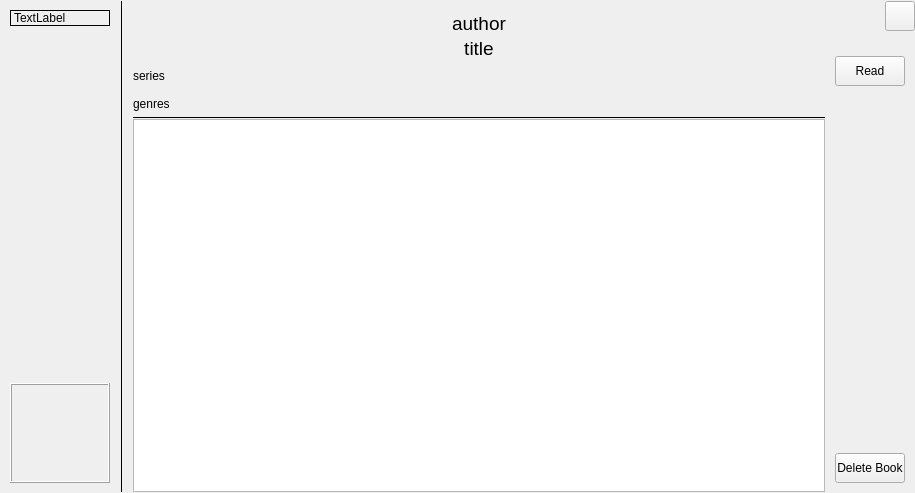
<?xml version="1.0" encoding="UTF-8"?>
<ui version="4.0">
 <class>BookPage</class>
 <widget class="QMainWindow" name="BookPage">
  <property name="geometry">
   <rect>
    <x>0</x>
    <y>0</y>
    <width>915</width>
    <height>493</height>
   </rect>
  </property>
  <property name="windowTitle">
   <string>MainWindow</string>
  </property>
  <widget class="QWidget" name="centralwidget">
   <layout class="QGridLayout" name="gridLayout" columnstretch="0,0,1,1,0" columnminimumwidth="0,0,1,0,0">
    <property name="leftMargin">
     <number>0</number>
    </property>
    <property name="topMargin">
     <number>1</number>
    </property>
    <property name="rightMargin">
     <number>0</number>
    </property>
    <property name="bottomMargin">
     <number>1</number>
    </property>
    <property name="horizontalSpacing">
     <number>0</number>
    </property>
    <item row="0" column="2">
     <widget class="Line" name="leftLine">
      <property name="frameShadow">
       <enum>QFrame::Plain</enum>
      </property>
      <property name="midLineWidth">
       <number>0</number>
      </property>
      <property name="orientation">
       <enum>Qt::Vertical</enum>
      </property>
     </widget>
    </item>
    <item row="0" column="4">
     <layout class="QVBoxLayout" name="ButtonBlock">
      <property name="spacing">
       <number>15</number>
      </property>
      <property name="leftMargin">
       <number>0</number>
      </property>
      <property name="topMargin">
       <number>0</number>
      </property>
      <property name="rightMargin">
       <number>0</number>
      </property>
      <item>
       <layout class="QHBoxLayout" name="horizontalLayout_2">
        <property name="spacing">
         <number>0</number>
        </property>
        <property name="bottomMargin">
         <number>0</number>
        </property>
        <item>
         <spacer name="horizontalSpacer">
          <property name="orientation">
           <enum>Qt::Horizontal</enum>
          </property>
          <property name="sizeType">
           <enum>QSizePolicy::MinimumExpanding</enum>
          </property>
          <property name="sizeHint" stdset="0">
           <size>
            <width>0</width>
            <height>20</height>
           </size>
          </property>
         </spacer>
        </item>
        <item>
         <widget class="QPushButton" name="exit_button">
          <property name="minimumSize">
           <size>
            <width>30</width>
            <height>30</height>
           </size>
          </property>
          <property name="maximumSize">
           <size>
            <width>30</width>
            <height>30</height>
           </size>
          </property>
          <property name="text">
           <string/>
          </property>
         </widget>
        </item>
       </layout>
      </item>
      <item>
       <layout class="QVBoxLayout" name="VerticalButtonBlock">
        <property name="spacing">
         <number>0</number>
        </property>
        <property name="topMargin">
         <number>10</number>
        </property>
        <property name="rightMargin">
         <number>10</number>
        </property>
        <property name="bottomMargin">
         <number>9</number>
        </property>
        <item>
         <widget class="QPushButton" name="startReading">
          <property name="minimumSize">
           <size>
            <width>70</width>
            <height>30</height>
           </size>
          </property>
          <property name="maximumSize">
           <size>
            <width>70</width>
            <height>30</height>
           </size>
          </property>
          <property name="text">
           <string>Read</string>
          </property>
         </widget>
        </item>
        <item>
         <spacer name="verticalSpacer_2">
          <property name="orientation">
           <enum>Qt::Vertical</enum>
          </property>
          <property name="sizeHint" stdset="0">
           <size>
            <width>20</width>
            <height>40</height>
           </size>
          </property>
         </spacer>
        </item>
        <item>
         <widget class="QPushButton" name="deleteBook">
          <property name="minimumSize">
           <size>
            <width>70</width>
            <height>30</height>
           </size>
          </property>
          <property name="maximumSize">
           <size>
            <width>70</width>
            <height>30</height>
           </size>
          </property>
          <property name="text">
           <string>Delete Book</string>
          </property>
         </widget>
        </item>
       </layout>
      </item>
     </layout>
    </item>
    <item row="0" column="0">
     <layout class="QVBoxLayout" name="ImageBlock">
      <property name="spacing">
       <number>0</number>
      </property>
      <property name="leftMargin">
       <number>10</number>
      </property>
      <property name="topMargin">
       <number>9</number>
      </property>
      <property name="rightMargin">
       <number>10</number>
      </property>
      <property name="bottomMargin">
       <number>9</number>
      </property>
      <item>
       <widget class="QLabel" name="Image">
        <property name="sizePolicy">
         <sizepolicy hsizetype="Preferred" vsizetype="Preferred">
          <horstretch>2</horstretch>
          <verstretch>0</verstretch>
         </sizepolicy>
        </property>
        <property name="minimumSize">
         <size>
          <width>0</width>
          <height>0</height>
         </size>
        </property>
        <property name="maximumSize">
         <size>
          <width>200</width>
          <height>300</height>
         </size>
        </property>
        <property name="frameShape">
         <enum>QFrame::Box</enum>
        </property>
        <property name="text">
         <string>TextLabel</string>
        </property>
       </widget>
      </item>
      <item>
       <spacer name="verticalSpacer">
        <property name="orientation">
         <enum>Qt::Vertical</enum>
        </property>
        <property name="sizeHint" stdset="0">
         <size>
          <width>20</width>
          <height>40</height>
         </size>
        </property>
       </spacer>
      </item>
      <item>
       <layout class="QHBoxLayout" name="horizontalLayout">
        <property name="bottomMargin">
         <number>0</number>
        </property>
        <item>
         <widget class="QFrame" name="frame">
          <property name="minimumSize">
           <size>
            <width>100</width>
            <height>100</height>
           </size>
          </property>
          <property name="maximumSize">
           <size>
            <width>100</width>
            <height>100</height>
           </size>
          </property>
          <property name="frameShape">
           <enum>QFrame::Box</enum>
          </property>
          <property name="frameShadow">
           <enum>QFrame::Raised</enum>
          </property>
         </widget>
        </item>
       </layout>
      </item>
     </layout>
    </item>
    <item row="0" column="3">
     <layout class="QVBoxLayout" name="BookData" stretch="0,0,0,0,0,0,10,0">
      <property name="spacing">
       <number>0</number>
      </property>
      <property name="leftMargin">
       <number>10</number>
      </property>
      <property name="topMargin">
       <number>0</number>
      </property>
      <property name="rightMargin">
       <number>10</number>
      </property>
      <property name="bottomMargin">
       <number>0</number>
      </property>
      <item>
       <spacer name="verticalSpacer_6">
        <property name="orientation">
         <enum>Qt::Vertical</enum>
        </property>
        <property name="sizeType">
         <enum>QSizePolicy::Fixed</enum>
        </property>
        <property name="sizeHint" stdset="0">
         <size>
          <width>20</width>
          <height>10</height>
         </size>
        </property>
       </spacer>
      </item>
      <item>
       <widget class="QLabel" name="author">
        <property name="minimumSize">
         <size>
          <width>0</width>
          <height>25</height>
         </size>
        </property>
        <property name="maximumSize">
         <size>
          <width>16777215</width>
          <height>25</height>
         </size>
        </property>
        <property name="font">
         <font>
          <pointsize>14</pointsize>
         </font>
        </property>
        <property name="text">
         <string>author</string>
        </property>
        <property name="alignment">
         <set>Qt::AlignCenter</set>
        </property>
       </widget>
      </item>
      <item>
       <widget class="QLabel" name="title">
        <property name="sizePolicy">
         <sizepolicy hsizetype="Preferred" vsizetype="Fixed">
          <horstretch>0</horstretch>
          <verstretch>0</verstretch>
         </sizepolicy>
        </property>
        <property name="minimumSize">
         <size>
          <width>0</width>
          <height>25</height>
         </size>
        </property>
        <property name="maximumSize">
         <size>
          <width>16777215</width>
          <height>25</height>
         </size>
        </property>
        <property name="font">
         <font>
          <pointsize>14</pointsize>
         </font>
        </property>
        <property name="text">
         <string>title</string>
        </property>
        <property name="alignment">
         <set>Qt::AlignCenter</set>
        </property>
       </widget>
      </item>
      <item>
       <widget class="QLabel" name="series">
        <property name="minimumSize">
         <size>
          <width>0</width>
          <height>30</height>
         </size>
        </property>
        <property name="text">
         <string>series</string>
        </property>
       </widget>
      </item>
      <item>
       <widget class="QLabel" name="genres">
        <property name="sizePolicy">
         <sizepolicy hsizetype="Expanding" vsizetype="Fixed">
          <horstretch>0</horstretch>
          <verstretch>0</verstretch>
         </sizepolicy>
        </property>
        <property name="minimumSize">
         <size>
          <width>0</width>
          <height>25</height>
         </size>
        </property>
        <property name="maximumSize">
         <size>
          <width>16777215</width>
          <height>25</height>
         </size>
        </property>
        <property name="text">
         <string>genres</string>
        </property>
       </widget>
      </item>
      <item>
       <widget class="Line" name="leftLine_2">
        <property name="minimumSize">
         <size>
          <width>0</width>
          <height>0</height>
         </size>
        </property>
        <property name="frameShadow">
         <enum>QFrame::Plain</enum>
        </property>
        <property name="midLineWidth">
         <number>0</number>
        </property>
        <property name="orientation">
         <enum>Qt::Horizontal</enum>
        </property>
       </widget>
      </item>
      <item>
       <widget class="QTextEdit" name="annotation">
        <property name="sizePolicy">
         <sizepolicy hsizetype="Preferred" vsizetype="Expanding">
          <horstretch>0</horstretch>
          <verstretch>0</verstretch>
         </sizepolicy>
        </property>
        <property name="font">
         <font>
          <pointsize>10</pointsize>
          <stylestrategy>PreferAntialias</stylestrategy>
          <kerning>false</kerning>
         </font>
        </property>
        <property name="verticalScrollBarPolicy">
         <enum>Qt::ScrollBarAlwaysOff</enum>
        </property>
        <property name="horizontalScrollBarPolicy">
         <enum>Qt::ScrollBarAlwaysOff</enum>
        </property>
        <property name="sizeAdjustPolicy">
         <enum>QAbstractScrollArea::AdjustToContents</enum>
        </property>
        <property name="documentTitle">
         <string notr="true"/>
        </property>
        <property name="undoRedoEnabled">
         <bool>true</bool>
        </property>
        <property name="lineWrapMode">
         <enum>QTextEdit::WidgetWidth</enum>
        </property>
        <property name="readOnly">
         <bool>true</bool>
        </property>
        <property name="html">
         <string notr="true">&lt;!DOCTYPE HTML PUBLIC &quot;-//W3C//DTD HTML 4.0//EN&quot; &quot;http://www.w3.org/TR/REC-html40/strict.dtd&quot;&gt;
&lt;html&gt;&lt;head&gt;&lt;meta name=&quot;qrichtext&quot; content=&quot;1&quot; /&gt;&lt;style type=&quot;text/css&quot;&gt;
p, li { white-space: pre-wrap; }
&lt;/style&gt;&lt;/head&gt;&lt;body style=&quot; font-family:'MS Shell Dlg 2'; font-size:10pt; font-weight:400; font-style:normal;&quot;&gt;
&lt;p style=&quot;-qt-paragraph-type:empty; margin-top:0px; margin-bottom:0px; margin-left:0px; margin-right:0px; -qt-block-indent:0; text-indent:0px;&quot;&gt;&lt;br /&gt;&lt;/p&gt;&lt;/body&gt;&lt;/html&gt;</string>
        </property>
        <property name="textInteractionFlags">
         <set>Qt::NoTextInteraction</set>
        </property>
        <property name="placeholderText">
         <string notr="true"/>
        </property>
       </widget>
      </item>
      <item>
       <spacer name="verticalSpacer_3">
        <property name="orientation">
         <enum>Qt::Vertical</enum>
        </property>
        <property name="sizeHint" stdset="0">
         <size>
          <width>20</width>
          <height>0</height>
         </size>
        </property>
       </spacer>
      </item>
     </layout>
    </item>
   </layout>
  </widget>
 </widget>
 <resources/>
 <connections/>
</ui>
